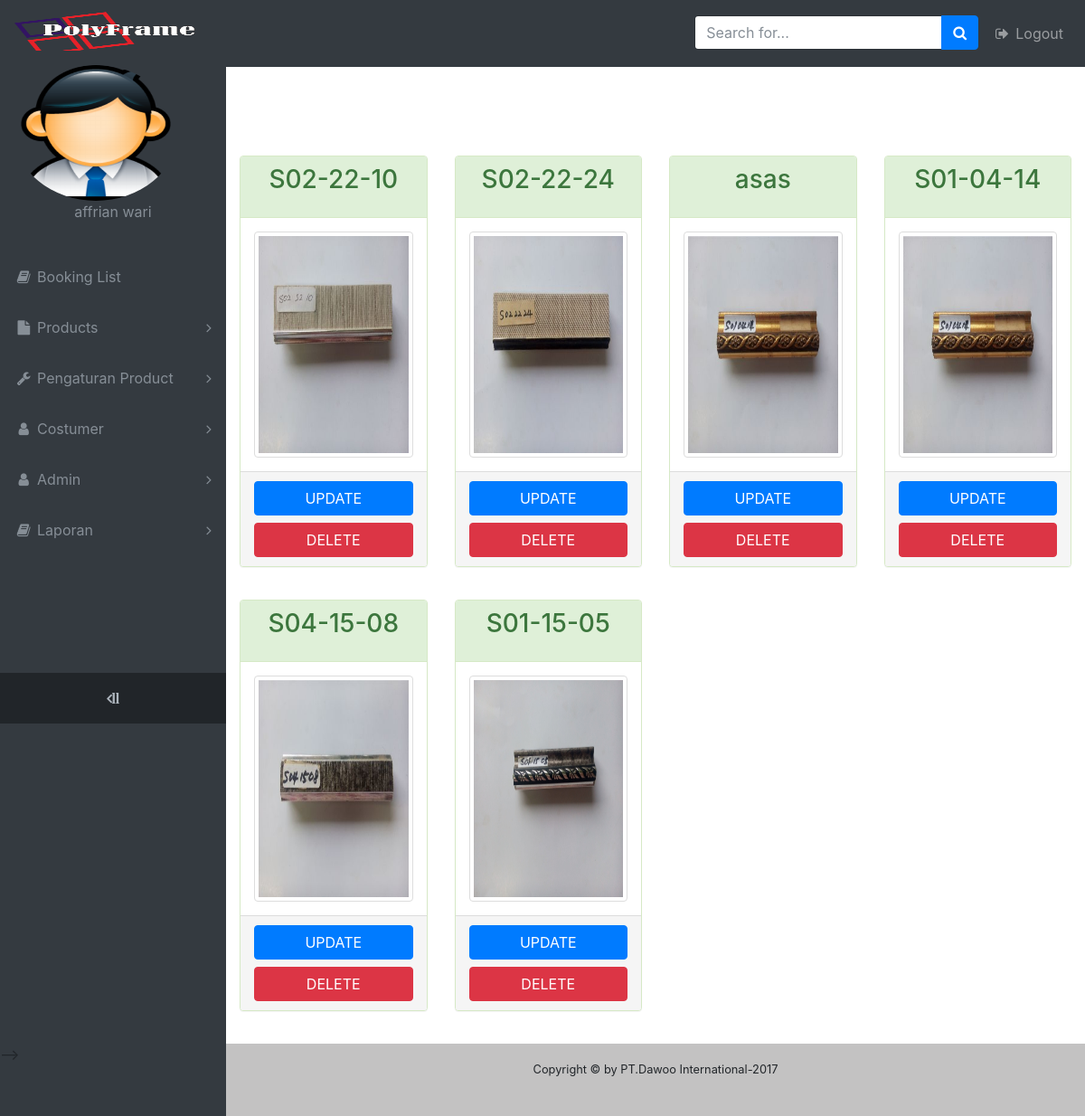
Screenshot of /admin/halaman_utama.php?hal=small (signed in) with the database file from the repository.
### tables this page shows
CREATE TABLE `barang` (
  `id_barang` int(11) NOT NULL,
  `id_kategori` int(11) NOT NULL,
  `nama` varchar(15) NOT NULL,
  `panjang` varchar(10) NOT NULL,
  `harga` float NOT NULL,
  `berat` varchar(10) NOT NULL,
  `isi` varchar(10) NOT NULL,
  `warna` varchar(5) NOT NULL,
  `keterangan` varchar(100) NOT NULL,
  `waktu` datetime NOT NULL,
  `status_barang` varchar(3) NOT NULL,
  `gambar` varchar(50) NOT NULL,
  `stok` int(11) NOT NULL
);

### admin/small_product.php (the view, shortened to what this page needs)
<div class="jarak">
	<div class="row">
			<?php
				$query=mysql_query("SELECT * FROM barang INNER JOIN kategori ON barang.id_kategori=kategori.id_kategori WHERE kategori.id_kategori=1 ORDER BY barang.id_barang DESC");
				while($array=mysql_fetch_array($query)){
					extract($array);
			?>
		 	<div class="col-lg-2 col-md-3 col-xl-3 col-sm-6 mb-3">
		 		<div class="panel panel-success">
		 			<div class="panel-heading">
		 				<div class="panel-title"><h3><p class="text-center"><?php echo $nama ?></p></h3></div>
		 			</div>
		 			<div class="panel-body text-center"><img src="../img/img_upload/<?php echo $gambar ?>" alt="" class="img-responsive img-thumbnail" style="height: 250px; width: 250px"></div>
		 			<div class="panel-footer">
		 				<button type="button" class="tampil btn btn-primary btn-block" data-toggle="modal" id="<?php echo $id_barang; ?>" data-target="#modalupdate">UPDATE</button>
		 			<button type="button" name="delete" class="delete btn btn-danger btn-block" id="<?php echo $id_barang; ?>">DELETE</button>
		 			</div>
		 		</div>
			</div>
			<?php
				}
			 ?>
	</div>
</div>

### assets/css/sb-admin.css (style rules this page uses)
html { position: relative; min-height: 100%; }
body.sticky-footer { margin-bottom: 56px; }
body.fixed-nav { padding-top: 56px; }

### assets/css/style.css (style rules this page uses)
.jarak { padding: 0; margin-top: 100px; }

### rows the page displays
barang: nama "S02-22-10", gambar (picture)
barang: nama "S02-22-24", gambar (picture)
barang: nama "asas", gambar (picture)
barang: nama "S01-04-14", gambar (picture)
barang: nama "S04-15-08", gambar (picture)
barang: nama "S01-15-05", gambar (picture)

### other values shown
$_SESSION['user'] "affrian wari"
